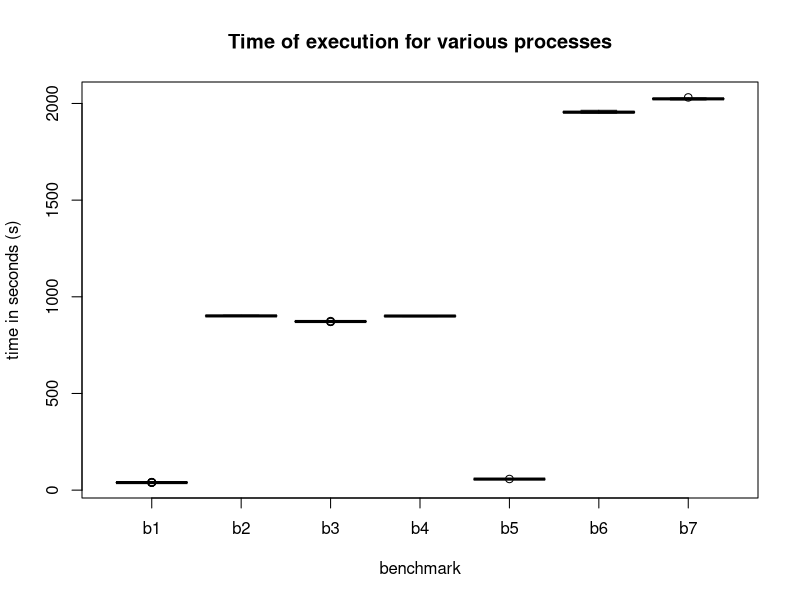

The R script that drew this image:
# R code to extract and plot times of execution for several benchmarks

b1 <- read.csv("benchmark1.txt", header=FALSE, sep="\t")
b2 <- read.csv("benchmark2.txt", header=FALSE, sep="\t")
b3 <- read.csv("benchmark3.txt", header=FALSE, sep="\t")
b4 <- read.csv("benchmark4.txt", header=FALSE, sep="\t")
b5 <- read.csv("benchmark5.txt", header=FALSE, sep="\t")
b6 <- read.csv("benchmark6.txt", header=FALSE, sep="\t")
b7 <- read.csv("benchmark7.txt", header=FALSE, sep="\t")

#sub(" user,", "", a)
b1_times <- c();
b2_times <- c();
b3_times <- c();
b4_times <- c();
b5_times <- c();
b6_times <- c();
b7_times <- c();

for( i in 1:length(b1[,3]) ) {
    b1_times <- append(b1_times, as.double(sub(" user,", "", as.character(b1[i,3]))));
    b2_times <- append(b2_times, as.double(sub(" user,", "", as.character(b2[i,3]))));
    b3_times <- append(b3_times, as.double(sub(" user,", "", as.character(b3[i,3]))));
    b4_times <- append(b4_times, as.double(sub(" user,", "", as.character(b4[i,3]))));
    b5_times <- append(b5_times, as.double(sub(" user,", "", as.character(b5[i,3]))));
    b6_times <- append(b6_times, as.double(sub(" user,", "", as.character(b6[i,3]))));
    b7_times <- append(b7_times, as.double(sub(" user,", "", as.character(b7[i,3]))));
}


data <- matrix(ncol=7, nrow=100)
dimnames(data) <- list(c(), c("b1", "b2", "b3", "b4","b5", "b6", "b7"))

data[,1] <- b1_times
data[,2] <- b2_times
data[,3] <- b3_times
data[,4] <- b4_times
data[,5] <- b5_times
data[,6] <- b6_times
data[,7] <- b7_times

data <- as.data.frame(data)

pdf(file="benchmarks.pdf")
boxplot(data, xlab="benchmark", ylab="time in seconds (s)", 
    main="Time of execution for various processes")
dev.off()
